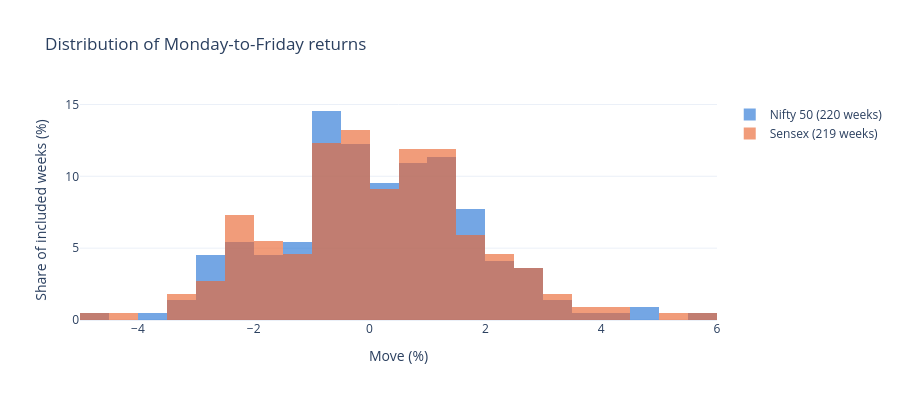

The notebook cell this image was saved under:
### Markdown cell above
## How often does the weekly move stay within a band?

`close_inside_pct` counts Friday returns within ± the stated percentage of Monday's
open. `observed_range_inside_pct` requires **every supplied hourly high and low**
to stay inside that same band. These are historical index-move frequencies,
not option P&L calculations. Boundary values count as inside.

### Code cell
band_rows = []
for instrument, group in weekly.groupby("instrument"):
    for distance in [0.5, 1.0, 1.5, 2.0, 2.5, 3.0, 4.0, 5.0]:
        close_inside = group["endpoint_move_pct"].abs().le(distance)
        range_inside = group["max_up_pct"].le(distance) & group["max_down_pct"].ge(-distance)
        band_rows.append({
            "instrument": instrument, "band_pct": distance, "weeks": len(group),
            "close_inside_weeks": int(close_inside.sum()),
            "close_inside_pct": close_inside.mean() * 100,
            "observed_range_inside_weeks": int(range_inside.sum()),
            "observed_range_inside_pct": range_inside.mean() * 100,
        })
bands = pd.DataFrame(band_rows)
display(bands)

fig = go.Figure()
for instrument, group in weekly.groupby("instrument"):
    fig.add_trace(go.Histogram(
        x=group["endpoint_move_pct"], name=f"{instrument} ({len(group)} weeks)",
        histnorm="percent", xbins=dict(start=-12, end=12, size=0.5),
        marker_color=COLORS[instrument], opacity=0.65,
    ))
fig.update_layout(
    title="Distribution of Monday-to-Friday returns", barmode="overlay",
    xaxis_title="Move (%)", yaxis_title="Share of included weeks (%)", height=400,
)
fig.show()

### Figure 1 — Plotly figure (JSON) as saved in the notebook; plotly's stock layout.template omitted (floating-point values rounded to 4 significant figures; data arrays with more than 128 entries replaced by an {"elided": "..."} marker saying what was removed)
{"data": [{"histnorm": "percent", "marker": {"color": "#2a78d6"}, "name": "Nifty 50 (220 weeks)", "opacity": 0.65, "type": "histogram", "x": {"elided": "220 float values"}, "xbins": {"end": 12, "size": 0.5, "start": -12}}, {"histnorm": "percent", "marker": {"color": "#eb6834"}, "name": "Sensex (219 weeks)", "opacity": 0.65, "type": "histogram", "x": {"elided": "219 float values"}, "xbins": {"end": 12, "size": 0.5, "start": -12}}], "layout": {"barmode": "overlay", "height": 400, "title": {"text": "Distribution of Monday-to-Friday returns"}, "xaxis": {"title": {"text": "Move (%)"}}, "yaxis": {"title": {"text": "Share of included weeks (%)"}}}}
